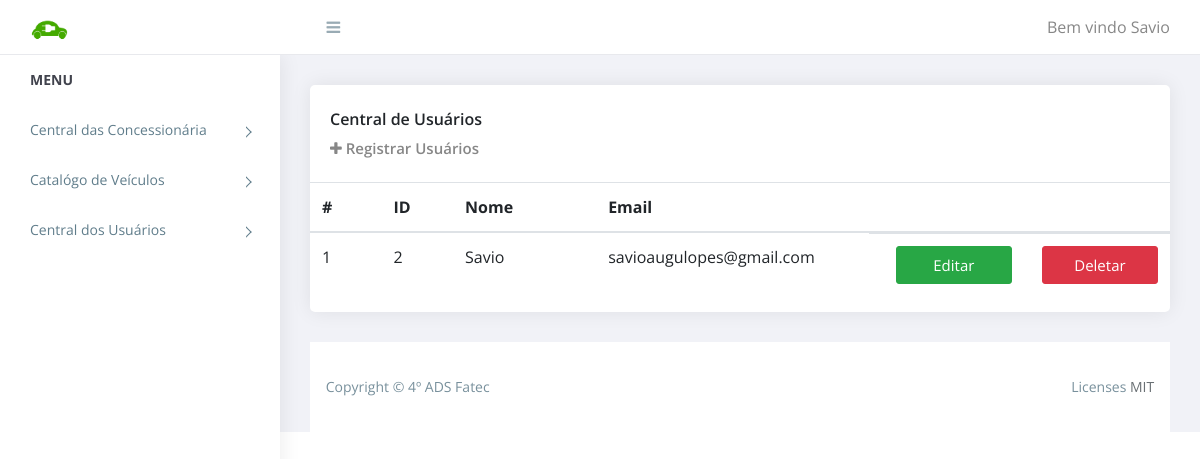
The page /user.php (signed in) on the database as committed earlier.
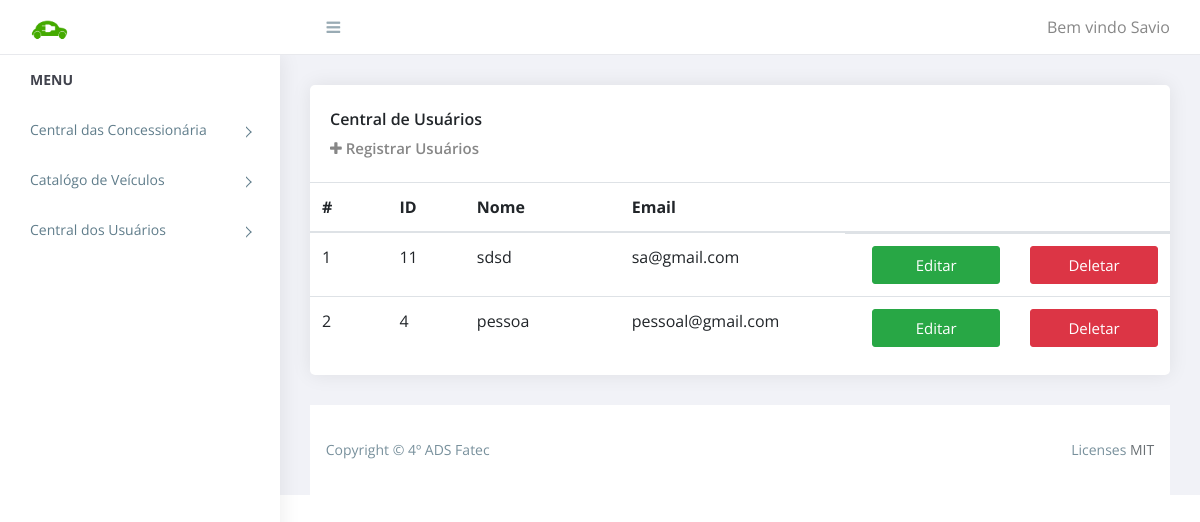
The same page on the database as committed later.
### tables this page shows
CREATE TABLE `usuarios` (
  `id` int(11) NOT NULL,
  `email` varchar(50) NOT NULL,
  `password` varchar(50) NOT NULL,
  `name` varchar(50) NOT NULL,
  `concessionaria_id` int(11) NOT NULL,
  `role` int(11) NOT NULL
);

### user.php (the view, shortened to what this page needs)
<?php
require('top.php');
$res = mysqli_query($con, "SELECT * FROM usuarios WHERE role=2 order by id desc");
?>
<div class="content pb-0">
    <div class="orders">
        <div class="row">
            <div class="col-xl-12">
                <div class="card">
                    <div class="card-body">
                        <h4 class="box-title">Central de Usuários </h4>
                        <h4 class="box-title-link">
                            <a href="add_users.php"><i class="fa fa-plus"></i> Registrar Usuários</a>
                        </h4>
                    </div>
                    <div class="card-body--">
                        <div class="table-stats order-table ov-h">
                            <table class="table ">
                                <thead>
                                    <tr>
                                        <th width="5%">#</th>
                                        <th width="5%">ID</th>
                                        <th width="10%">Nome</th>
                                        <th width="10%">Email</th>
                                        <th width="20%"></th>
                                    </tr>
                                </thead>
                                <tbody>
                                    <?php
                                    $i = 1;
                                    while ($row = mysqli_fetch_assoc($res)) { ?>
                                        <tr>
                                            <td><?php echo $i ?></td>
                                            <td><?php echo $row['id'] ?></td>
                                            <td><?php echo $row['name'] ?></td>
                                            <td><?php echo $row['email'] ?></td>
                                            <td class="row">
                                                <div class="col-lg-6">
                                                    <button class="btn btn-success btn-block">
                                                        <a href="add_users.php?id=<?php echo $row['id'] ?>"><span style="color:white; font-size:15px">Editar</span></a>
                                                    </button>
                                                </div>
                                                <div class="col-lg-6">
                                                    <button class="btn btn-danger btn-block">
                                                        <a href="user.php?id=<?php echo $row['id'] ?>&type=delete"><span style="color:white; font-size:15px">Deletar</span></a>
                                                    </button>
                                                </div>
                                            </td>
                                        </tr>
                                    <?php
                                        $i++;
                                    } ?>
                                </tbody>
                            </table>
                        </div>
                    </div>
                </div>
            </div>
        </div>
    </div>
</div>
<?php
require('footer.php');
?>

### top.php (shortened to what this page needs)
<!doctype html>
<html lang="pt-BR">
<head>
    <link rel="stylesheet" href="https://cdnjs.cloudflare.com/ajax/libs/normalize/8.0.1/normalize.min.css">
    <link rel="stylesheet" href="https://cdn.jsdelivr.net/npm/bootstrap@4.6.0/dist/css/bootstrap.min.css">
    <link rel="stylesheet" href="https://cdnjs.cloudflare.com/ajax/libs/font-awesome/4.7.0/css/font-awesome.min.css">
    <link rel="stylesheet" href="https://cdnjs.cloudflare.com/ajax/libs/flag-icon-css/3.5.0/css/flag-icon.min.css">
    <link rel="stylesheet" href="assets/css/styles.css">
</head>
<body>
    <aside id="left-panel" class="left-panel">
        <nav class="navbar navbar-expand-sm navbar-default">
            <div id="main-menu" class="main-menu collapse navbar-collapse">
                <ul class="nav navbar-nav">
                    <li class="menu-title">Menu</li>
                    <li class="menu-item-has-children dropdown">
                        <a href="index.php">Central das Concessionária</a>
                    </li>
                    <li class="menu-item-has-children dropdown">
                        <a href="vehicle.php">Catalógo de Veículos</a>
                    </li>
                    <li class="menu-item-has-children dropdown">
                        <a href="user.php">Central dos Usuários</a>
                    </li>
                </ul>
            </div>
        </nav>
    </aside>
    <div id="right-panel" class="right-panel">
        <header id="header" class="header">
            <div class="top-left">
                <div class="navbar-header">
                    <a class="navbar-brand" href="index.php"><img src="public/logo.png" style="width:2.5rem" alt="Logo"></a>
                    <a id="menuToggle" class="menutoggle">
                        <i class="fa fa-bars"></i>
                    </a>
                </div>
            </div>
            <div class="top-right">
                <div class="header-menu">
                    <div class="user-area dropdown float-right">
                        <a href="#" class="dropdown-toggle active" data-toggle="dropdown" aria-haspopup="true" aria-expanded="false">Bem vindo <?php echo $_SESSION['USER_NAME'] ?></a>
                    </div>
                </div>
            </div>
        </header>

### footer.php (shortened to what this page needs)
<footer class="site-footer">
    <aside class="footer-inner bg-white">
        <article class="row">
            <section class="col-sm-6">
                Copyright &copy; 4º ADS Fatec
            </section>
            <section class="col-sm-6 text-right">
                Licenses <a href="https://opensource.org/licenses/MIT">MIT</a>
            </section>
        </article>
    </aside>
</footer>
</div>
</body>
</html>

Rows that differ between the two databases and show on the page:
removed usuarios: id "2", name "Savio", email "savioaugulopes@gmail.com"
added usuarios: id "11", name "sdsd", email "sa@gmail.com"
added usuarios: id "4", name "pessoa", email "pessoal@gmail.com"
